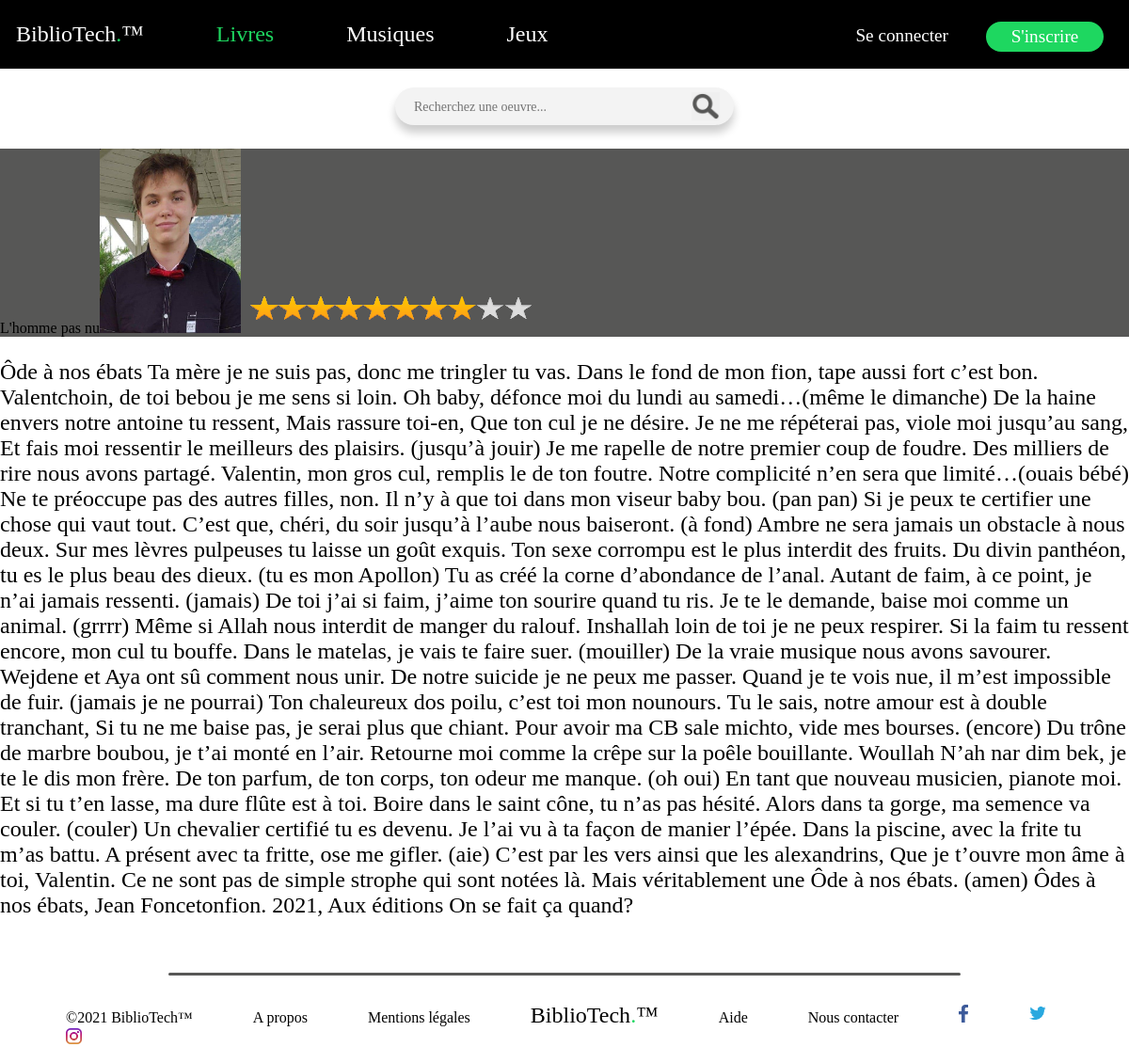
/item.php?iditem=2, run on the app's committed database.
### tables this page shows
CREATE TABLE IF NOT EXISTS `item` (
  `iditem` int(11) NOT NULL AUTO_INCREMENT,
  `idpubli` int(11) NOT NULL DEFAULT '1',
  `titre` varchar(50) NOT NULL,
  `categorie` varchar(50) NOT NULL,
  `auteur` varchar(100) NOT NULL,
  `dateitem` varchar(50) NOT NULL,
  `synopsis` varchar(60000) NOT NULL,
  `affiche` varchar(200) NOT NULL,
  PRIMARY KEY (`iditem`)
);

### fonctions/recherche.php (called while the page is built, shortened)
<?php
class Recherche
{
  private $titre;
  private $affiche;
  private $synopsis;
  public function setTitre($titre)
  {
    $this->titre = $titre;
  }
  public function getTitre()
  {
    return $this->titre;
  }
  public function setAffiche($affiche)
  {
    $this->affiche = $affiche;
  }
  public function getAffiche()
  {
    return $this->affiche;
  }
  public function setSynopsis($synopsis)
  {
    $this->synopsis = $synopsis;
  }
  public function getSynopsis()
  {
    return $this->synopsis;
  }
}
?>

### fonctions/recherchemanager.php (called while the page is built, shortened)
<?php
class RechercheManager
{
  private $db;
  public function __construct($db)
  {
    $this->db = $db;
  }
  public function item(Recherche $obj)
  {
    $pre = $this->db->prepare('SELECT titre,auteur,affiche,synopsis FROM item WHERE iditem = :iditem');
    $pre->execute(array(
      'iditem' => $obj->getIditem()
    ));
    $resultat = $pre->fetchAll();
  }
}
?>

### item.php (the view, shortened to what this page needs)
<!DOCTYPE html>
<html>
  <head>
    <link rel="stylesheet" href="https://cdnjs.cloudflare.com/ajax/libs/font-awesome/4.7.0/css/font-awesome.min.css">
    <link href="css/livre.css" rel="stylesheet">
    <link href="css/navbar.css" rel="stylesheet">
    <link href="css/footer.css" rel="stylesheet">
    <link href="css/search.css" rel="stylesheet">
  </head>
  <body>
    <?php
      require 'fonctions/recherche.php';
      require 'fonctions/recherchemanager.php';
      require 'fonctions/BDD.php';
    ?>
    <div class="navbar" id="navbar">
      <a href="index.php" class="select">BiblioTech<span class="dot">.</span>™</a>
      <a href="#vous-y-êtes-déjà!" class="select active">Livres</a>
      <a href="#musiques" class="select">Musiques</a>
      <a href="#jeux" class="select">Jeux</a>
      <div class="topBTN">
        <?php
          if(!$_SESSION['connect']) { echo "<a href=\"connexion.php\"><button type=\"button\" name=\"connect\" class=\"connectBTN\">Se connecter</button></a>
                                            <a href=\"inscription.php\"><button type=\"button\" name=\"connect\" class=\"inscrireBTN\">S'inscrire</button></a>";}
        ?>
      </div>
    </div>
    <?php
      $item = new Recherche("empty", "empty", $_GET['iditem']);
      $item_manager = new RechercheManager($bdd);
      $item_manager->item($item);
    ?>
    <form action="search.php" method="POST" class="search">
      <input type="text" name="titre" placeholder="Recherchez une oeuvre..." id="searchBox" autocomplete="off" class="search-input" oninput=search(this.value)>
      <input type="submit" name="searchBTN" class="search-button" value="">
    </form>
    <div class="bandeau">
      <?php echo $item->getTitre() . "<img src=\"".$item->getAffiche()."\" alt=\"Affiche du livre: ".$item->getTitre()."\" width=\"150px\">"; ?>
      <img src="ressources/images/note/8.png" alt="note que vous avez donnez">
    </div>
    <div class="lorem">
      <p><?php echo $item->getSynopsis();?></p>
    </div>
    <?php include 'footer.php' ?>
  </body>
</html>

### footer.php (shortened to what this page needs)
<head>
  <link href="css/footer.css" rel="stylesheet">
</head>
<body>
  <div class="footer">
    <div class="table">
      <hr>
      <ul class="horizontal">
        <li>©2021 BiblioTech™</li>
        <li>A propos</li>
        <li>Mentions légales</li>
        <li><a href="index.php">BiblioTech<span class="dot">.</span>™</a></li>
        <li>Aide</li>
        <li>Nous contacter</li>
        <li><img src="ressources/images/f.png" class="f" alt="facebook"></li>
        <li><img src="ressources/images/t.png" class="t" alt="twitter"></li>
        <li><img src="ressources/images/i.png" class="i" alt="instagram"></li>
      </ul>
    </div>
  </div>
</body>

### css/livre.css (style rules this page uses)
body { margin: 0; background-color: #FFFFFF; }
hr { width: 66%; height: 3px; background-color:#575756; border-color: transparent; border-radius: 33px; }
.bandeau { width: 100%; height: 200px; background-color :#575756; }
.lorem { font: normal 1.5em "Metropolis"; }

### css/navbar.css (style rules this page uses)
.navbar { overflow: hidden; background-color: #000000; font-family: "Spotify"; }
.navbar a { float: left; display: block; color: #FFFFFF; margin: 23px 17px; text-decoration: none; font-size: 1.5em; }
.navbar a.select { text-align: left; margin-right: 5%; }
.navbar a.active { color: #1ED760 !important; }
.navbar .dot { color: #1ED760; }
.topBTN { position: absolute; right: 10px; }
.navbar .topBTN a button { font-family: "Metropolis"; font-size: 0.8em; cursor: pointer; outline: none; }
.navbar a button.connectBTN { background-color: #000000; color: #FFFFFF; border: none; }
.navbar a button.inscrireBTN { background-color: #1ED760; color: #FFFFFF; border: none; border-radius: 33px; height: 32px; width : 125px; }

### css/footer.css (style rules this page uses)
body { margin: 0; background-color: #FFFFFF; }
hr { width: 70%; height: 1px; background-color:#575756; border-color: transparent; border-radius: 33px; }
.footer { width: 100%; height: 84px; background-color: #FFFFFF; font: normal 1em "Spotify"; bottom: 0px !important; position: static; margin-top: 50px; }
.footer .table { display: table; margin: 0 auto; }
.footer .table ul.horizontal { list-style: none; padding-top: 13px; }
.footer .table li { display: inline; margin: 0 30px; }
.footer a { color: #000000; text-decoration: none; font-size: 1.5em; }
.dot { color: #1ED760; }
.footer .f { width: 10px; }
.footer .t { width: 20px; }
.footer .i { width: 17px; }

### css/search.css (style rules this page uses)
.search { position: relative; width: 30%; height: 40px; border-radius: 40px; box-shadow: 0 8px 10px rgba(0, 0, 0, 0.20); background: #F3F3F3; margin: 20px auto 25px auto; }
.search-input { font: normal 14px "Metropolis"; position: absolute; display: block; top: 5px; left: 5%; background: none; color: #5a6674; width: 80%; height: 30px; border: none; outline: none; }
.search-button { position: absolute; display: block; top: 5px; right : 15px; height: 30px; width: 20%; max-width: 30px; border: none; outline: none; background-image: url(../ressources/images/search.png); background-size: 30px 30px; cursor: pointer; }

### data on the page
item: titre "L'homme pas nu", synopsis "Ôde à nos ébats Ta mère je ne suis pas, donc me tringler tu vas. Dans le fond de mon fion, tape aussi fort c’est bon. Valentchoin, de toi bebou je me sens si loin. Oh baby, défonce moi du lundi au samedi…(même le dimanche) De la haine envers notre antoine tu ressent, Mais rassure toi-en, Que ton cul je ne désire. Je ne me répéterai pas, viole moi jusqu’au sang, Et fais moi ressentir le meilleurs des plaisirs. (jusqu’à jouir) Je me rapelle de notre premier coup de foudre. Des milliers de rire nous avons partagé. Valentin, mon gros cul, remplis le de ton foutre. Notre complicité n’en sera que limité…(ouais bébé) Ne te préoccupe pas des autres filles, non. Il n’y à que toi dans mon viseur baby…"
